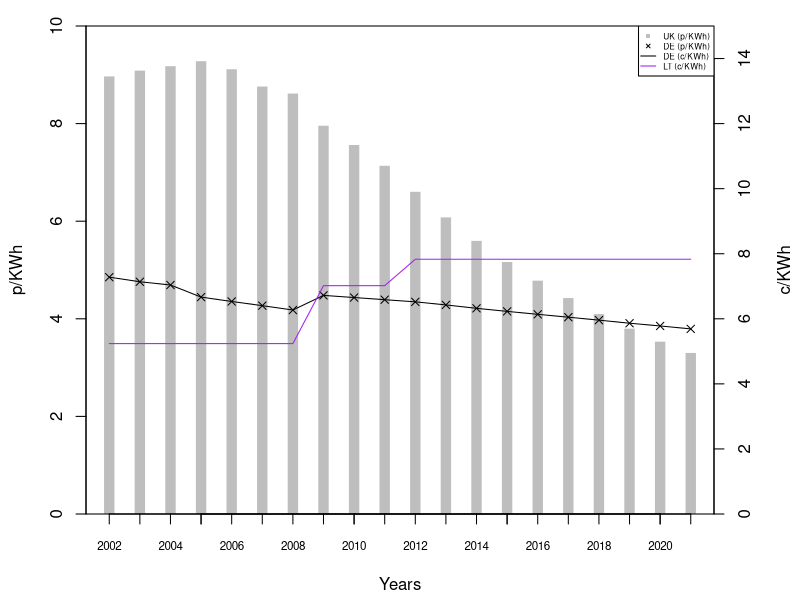

This figure's R source:
####################
#
#	Title:  Expected Average Remuneration under the EEG and the ROC. (2002 - 2021)
# Source: Calculations and assumptions: Buttler and Neuhoff (2008, 2004). DE: BMU (EEG 2000, section 7. EEG 2004, article 10. EEG 2009, section 20, 29 and 30. EEG 2012, section 20, 29 and 30). Lauber and Mez (2004). LT: Marciukatis (2011), UK: [See previous calculations]
#	Notes: 
# Units: p/KWh and c/KWh
# Dependencies: fig_roc-price-compontents.R (ROC.Value.csv)
# Reverse dependencies: fig_anticipated-price-energy.R (DE.PMT.csv, LT.PMT.csv, UK.PMT.csv).
#
####################

#library(ggplot2)
#library(reshape2)

# LOAD THE DATA
data.ROC.Value = read.csv("ROC.Value.csv")

# Parameters
Discount.rate = 0.08 # 8%
Exchange.rate.GBP = 1.5 # GBP/EUR
Exchange.rate.LTL = 63.7/220 # LTL/EUR. Calculated as 63.7EUR/220LTL. Calculated using the infomation from Marciukatis (2011)
Pool.price.UK = 3 # p/KWh. This number is missing in Butler and Neuhoff (2008), but by using trial-and-error we found 3, to fits the numbers and graphs presented in Butler and Neuhoff (2008).
Pool.price.LT = 1.5 # c/KWh. Assumption here ??? same as UK or ?

# Time range for build year
years = c(2002:2021)
years.DE = c(2000:2021)

# Creating empty components that we will fill content into later
DE.FIT.initial.fee = NA
DE.FIT.basic.fee = NA
DE.FIT.degression.rate = NA
LT.FIT.initial.fee = NA
# Cash flow:
# x-axis: build year,     y-axis: years after build.
# x-axis: year 2002-2021, y-axis: the 20 year investment evaluation perio d.
DE.cash.flow = matrix(NA, ncol = length(years.DE), nrow = 20) # c/KWh. Start from 2000 - and afterwards we export and then remove extra years.
LT.cash.flow = matrix(NA, ncol = length(years), nrow = 20) # c/KWh
UK.cash.flow = matrix(NA, ncol = length(years), nrow = 20) # p/KWh
colnames(DE.cash.flow) = years.DE
colnames(LT.cash.flow) = years
colnames(UK.cash.flow) = years


#####
# Germany cash flow
#####

# For each build year the EEG gives an intial fee (for the first 5 years) and a basic fee (for the following 15 years).
# These rates are degressed from build year to build year, corresponding to the degression rate specified in the EEG.
for(i in 1:20) { # for each year after build (row)
  # Start from 2000 - and afterwards we export and then remove extra years.
  for(j in 1:length(years.DE)) { # for each build year (coloumn)

    # EEG 2000 (2000-2004)
    if(j <= 3) {
      # Rates for year 2000
      DE.FIT.initial.fee = 9.1 # c/KWh
      DE.FIT.basic.fee = 6.17 # c/KWh
      DE.FIT.degression.rate = 0.015 # 1.5%
      # Degression from 2002.
      if(j == 3) {
        DE.FIT.initial.fee = DE.FIT.initial.fee * (1-DE.FIT.degression.rate)
        DE.FIT.basic.fee = DE.FIT.basic.fee * (1-DE.FIT.degression.rate)
      }
    # EEG 2004 (2005-2008)
    } else if(j == 6) {
      # Rates for year 2004
      DE.FIT.initial.fee = 8.7 # c/KWh
      DE.FIT.basic.fee = 5.5 # c/KWh
      DE.FIT.degression.rate = 0.02 # 2%
      # Start from 2005: 
      DE.FIT.initial.fee = DE.FIT.initial.fee * (1-DE.FIT.degression.rate)
      DE.FIT.basic.fee = DE.FIT.basic.fee * (1-DE.FIT.degression.rate)
      
    # EEG 2009 (2009-20011)
    } else if(j == 10) { 
      # Rates for year 2009
      DE.FIT.initial.fee = 9.2 # c/KWh
      DE.FIT.basic.fee = 5.02 # c/KWh
      DE.FIT.degression.rate = 0.01 # 1%
      
    # EEG 2012 (2012-)
    } else if(j == 13) { 
      # Rates for year 2012
      DE.FIT.initial.fee = 8.93 # c/KWh
      DE.FIT.basic.fee = 4.87 # c/KWh
      DE.FIT.degression.rate = 0.015 # 1.5%
      
    # Degress fees according to degression rates
    } else {
      DE.FIT.initial.fee = DE.FIT.initial.fee * (1-DE.FIT.degression.rate)
      DE.FIT.basic.fee = DE.FIT.basic.fee * (1-DE.FIT.degression.rate)
    }
    
    # First 5 years: initial fee. Thereafter: basic fee.
    if(i <= 5) {
      DE.cash.flow[i,j] = DE.FIT.initial.fee
    } else {
      DE.cash.flow[i,j] = DE.FIT.basic.fee
    }
    
  }
}

# Round numbers:
# Degression rates should be calculated on the unrounded numbers, but developers will pay using rounded numbers. 
for(i in 1:20) { # for each year after build (row)
  for(j in 1:length(years.DE)) { # for each build year (coloumn)
    
    # Round to 1 digit in EEG 2000, and 2 digit in all following EEGs.
    if(j > 2 && j < 6 ) {
      DE.cash.flow[i,j] = round(DE.cash.flow[i,j], digits = 1)
    } else {
      DE.cash.flow[i,j] = round(DE.cash.flow[i,j], digits = 2)
    }
    
  }
}

#####
# Lithuania cash flow
#####

# For each build year the LT FIT system gives fee (for the first 12 years) and thereafter developers recive the pool price.
for(i in 1:20) { # for each year after build (row)
  for(j in 1:length(years)) { # for each build year (coloumn)
    
    # 2002-2008
    if(j == 1) { LT.FIT.initial.fee = 6.37 # c/KWh
      
    # 2009-2012
    } else if(j == 8) { LT.FIT.initial.fee = 8.69 # c/KWh
      
    # 2012-
    # What assumptions should be make ?? Simple average of the three sub-band rates or ???
    } else if(j == 11) { # LT.FIT.initial.fee =
      # simple average of data from http://www.regula.lt in LTL, so also applying exchange rate to get it in euro-cent
      LT.FIT.initial.fee = mean(c(370, 360, 280))*Exchange.rate.LTL/10
    }
    
    # First 5 years: initial fee. Thereafter: basic fee.
    if(i <= 12) {
      LT.cash.flow[i,j] = LT.FIT.initial.fee
    } else {
      LT.cash.flow[i,j] = Pool.price.LT
    }
    
  }
}

#####
# UK cash flow
#####

# Using the total ROC value, that we calculated in fig_roc-price-compontents.R, we fill in each year with its respective price.
# For years after 2021 where we have not calculated ROC value:
# We will assume fixed price of 3 similar to (but not mentioned in) Butler and Neuhoff (2008). The number 3 has been found by method of trial-and-error.
for(i in 1:20) { # for each year after build (row)
  for(j in 1:length(years)) { # for each build year (coloumn)
    if( ((i-1)+j) <= length(data.ROC.Value$Total) ) { # if we have calculated the ROC value for the specific year
      UK.cash.flow[i,j] = data.ROC.Value$Total[[((i-1)+j)]] # Total ROC value p/KWH
    } else {
      UK.cash.flow[i,j] = Pool.price.UK # 3 p/KWh
    }
  }
}

#####
# Calculating Net Present Value and correspoding Payment
#####

NPV = function(i, N) {
  SUM = 0
  for(t in 1:length(N)) {
    SUM = SUM + N[[t]]/((1+i)^t)
  }
  SUM # returns the SUM
}

PMT = function(i, n, PV) {
  PV / ( (1 - (1/(1 + i)^n)) / i ) # Returns payment
}  

# calculating NPV for each year
DE.NPV = sapply(colnames(DE.cash.flow), function(x){NPV(Discount.rate, DE.cash.flow[, x])} ) 
LT.NPV = sapply(colnames(LT.cash.flow), function(x){NPV(Discount.rate, LT.cash.flow[, x])} )
UK.NPV = sapply(colnames(UK.cash.flow), function(x){NPV(Discount.rate, UK.cash.flow[, x])} )

# calculating Payment for each year
DE.PMT = lapply(DE.NPV, function(x){PMT(Discount.rate, 20, x)} ) 
LT.PMT = lapply(LT.NPV, function(x){PMT(Discount.rate, 20, x)} )
UK.PMT = lapply(UK.NPV, function(x){PMT(Discount.rate, 20, x)} )

# save for export and remove years 2000 and 2001
DE.PMT.short = DE.PMT[3:22]

#####
# Plotting
#####

# German rates in pounds instead of euro
DE.PMT.POUNDS = lapply(DE.PMT.short, function(x){ x/Exchange.rate.GBP } )

pdf(file="fig_expected-average-remuneration.pdf", height=3.5, width=5)

par(mar=c(4,4,1,4)+.3, yaxs='i') # margin, and y-axis start at y=0
plot(x=years, y=UK.PMT, axes=FALSE, col="gray", type="h", lwd=10, lend="square", xlab="Years", ylab="p/KWh", ylim=range(0,10))
axis(1, labels=FALSE)
axis(1, at=years, cex.axis=0.7)
axis(2)
points(x=years, y=DE.PMT.POUNDS, pch=4)
par(new=TRUE) # plot the following using the secondary axis: 
plot(x=years, y=DE.PMT.short, type="l", xaxt="n", yaxt="n", xlab="", ylab="", ylim=range(0,10*Exchange.rate.GBP))
lines(x=years, y=LT.PMT, col="purple")
axis(4) # add secondary axis
mtext("c/KWh",side=4,line=3)
legend("topright", legend=c("UK (p/KWh)","DE (p/KWh)", "DE (c/KWh)", "LT (c/KWh)"), col=c("grey","black", "black","purple"), lty = c(NA, NA,"solid","solid"), pch = c(15, 4, NA, NA), lwd=c(20, 1, 1, 1), cex=0.5)

dev.off()

#####
# Export
#####

# Save to CSV
write.csv(cbind(DE.PMT), "DE.PMT.csv", row.names=TRUE)
write.csv(cbind(LT.PMT), "LT.PMT.csv", row.names=TRUE)
write.csv(cbind(UK.PMT), "UK.PMT.csv", row.names=TRUE)
